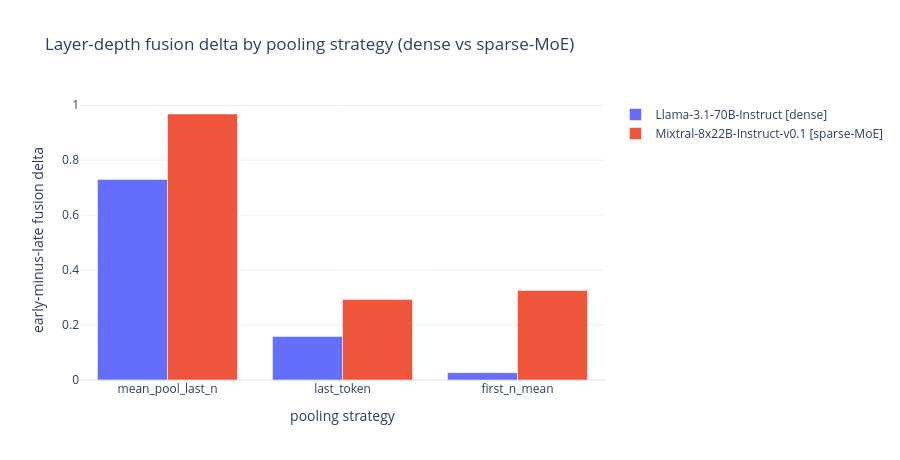

Notebook cell for this chart:
### Markdown cell above
## 3. Architecture contrast: dense vs sparse-MoE pool ablation

Where does the trait subspace live? We re-probe three pooling strategies. `layer_depth_delta`
(early-minus-late fusion) is large for the **dense** Llama under mean-pooling (it localizes the
subspace), while the **sparse-MoE** Mixtral spreads the effect across pooling strategies. Same
phenomenon, different architectural footprint.

### Code cell
pools = DATA['pool'][0]['aggregate'].keys()
fig = go.Figure()
for pdat in DATA['pool']:
    fig.add_trace(go.Bar(name=f"{pdat['name']} [{pdat['arch']}]",
        x=list(pdat['aggregate'].keys()),
        y=[pdat['aggregate'][p]['depth_delta'] for p in pdat['aggregate']],
        hovertemplate='%{fullData.name}<br>%{x}<br>early-late depth delta=%{y:+.3f}<extra></extra>'))
fig.update_layout(template=TEMPLATE, height=460, barmode='group',
    title='Layer-depth fusion delta by pooling strategy (dense vs sparse-MoE)',
    xaxis_title='pooling strategy', yaxis_title='early-minus-late fusion delta')
fig.show()

### Figure 1 — Plotly figure (JSON) as saved in the notebook; plotly's stock layout.template omitted (floating-point values rounded to 4 significant figures)
{"data": [{"hovertemplate": "%{fullData.name}<br>%{x}<br>early-late depth delta=%{y:+.3f}<extra></extra>", "name": "Llama-3.1-70B-Instruct [dense]", "type": "bar", "x": ["mean_pool_last_n", "last_token", "first_n_mean"], "y": [0.7302, 0.1586, 0.0266]}, {"hovertemplate": "%{fullData.name}<br>%{x}<br>early-late depth delta=%{y:+.3f}<extra></extra>", "name": "Mixtral-8x22B-Instruct-v0.1 [sparse-MoE]", "type": "bar", "x": ["mean_pool_last_n", "last_token", "first_n_mean"], "y": [0.9682, 0.2927, 0.3258]}], "layout": {"barmode": "group", "height": 460, "title": {"text": "Layer-depth fusion delta by pooling strategy (dense vs sparse-MoE)"}, "xaxis": {"title": {"text": "pooling strategy"}}, "yaxis": {"title": {"text": "early-minus-late fusion delta"}}}}
